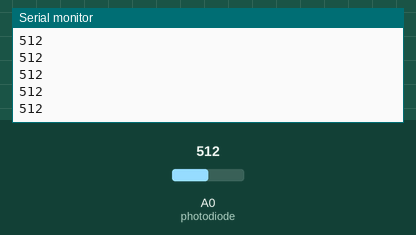
This sketch was run on a simulated Arduino Uno, built with avr-gcc and run on an emulated ATmega328P. On the bench: the last lines printed to the serial monitor. The inputs (shaded band) are chosen by the test bench; at power-on: A0 (photodiode) = 512.

Above: at 1.2 s.
1.3 s: A0 (photodiode) set to 716
At 1.9 s:
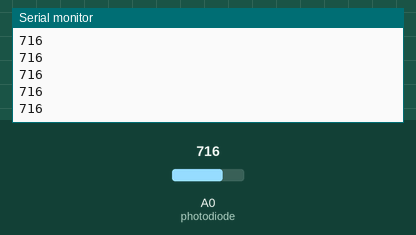
2.8 s: A0 (photodiode) set to 900
At 3.9 s:
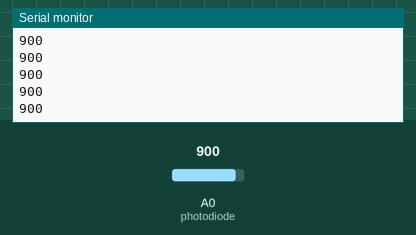
Timing chart, 0 to 5.8 s (numbered marks = the images above; inputs shaded):
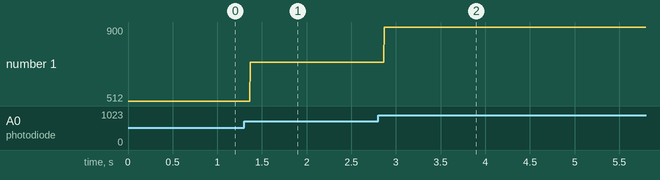

The sketch:

photodiode_reads.ino
```cpp
const long BAUD_RATE = 9600;
int photodiode_state = 0;
const int photodiode = 14;


void setup() {
  // put your setup code here, to run once:
  Serial.begin(BAUD_RATE);
  pinMode(photodiode, INPUT);
}

void write_photodiode() {
  photodiode_state = analogRead(photodiode);
  //write16i(photodiode_state);
}

void loop() {
  // put your main code here, to run repeatedly:
  write_photodiode();
  Serial.println(photodiode_state);
  delay(1);
  //write16i(photodiode_state);
}
```

Measured:
- after the input at 1.3 s, the serial monitor: prints a new line after 0.07 s (image 1)
- after the input at 2.8 s, the serial monitor: prints a new line after 0.07 s (image 2)
- plotted number 1: 512 → 716 after the input at 1.3 s, 716 → 900 after the input at 2.8 s
